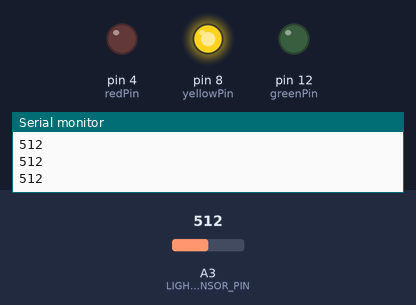
A sketch run on a simulated Arduino Uno, built with avr-gcc and run on an emulated ATmega328P. Parts: output pins drawn as LEDs (lit = HIGH), the last lines printed to the serial monitor. The inputs (shaded band) are chosen by the test bench; at power-on: A3 (LIGHT_SENSOR_PIN) = 512.

Above: at 1.3 s.
1.4 s: A3 (LIGHT_SENSOR_PIN) set to 674
2.9 s: A3 (LIGHT_SENSOR_PIN) set to 694
At 4.2 s:
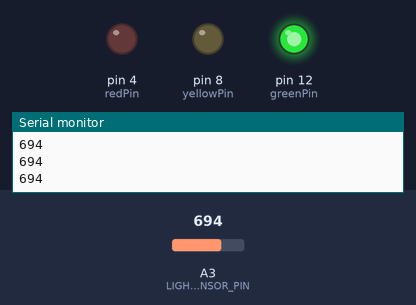
4.5 s: A3 (LIGHT_SENSOR_PIN) set to 306
At 5.5 s:
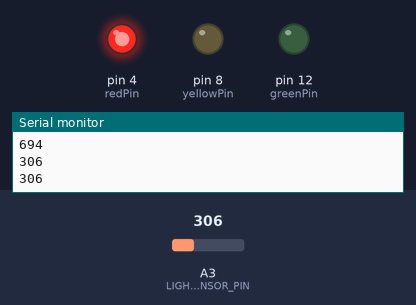
6.0 s: A3 (LIGHT_SENSOR_PIN) set to 328
7.5 s: A3 (LIGHT_SENSOR_PIN) set to 358
At 7.9 s:
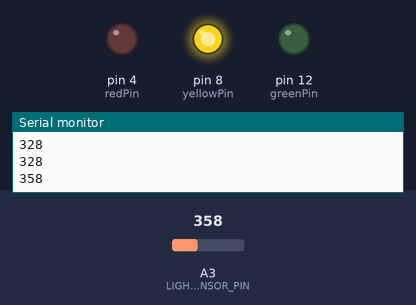
9.0 s: A3 (LIGHT_SENSOR_PIN) set to 122
At 10.2 s:
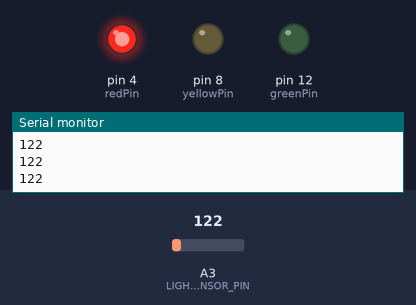
Timing chart, 0 to 11.5 s (numbered marks = the images above; inputs shaded):
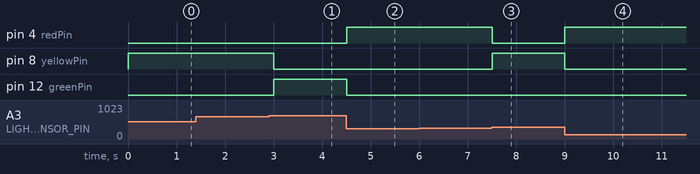

Measured:
- the behaviour switches between 681 and 682 on A3 (LIGHT_SENSOR_PIN) (found by bisection; images 0 and 1)
- the behaviour switches between 340 and 341 on A3 (LIGHT_SENSOR_PIN) (found by bisection; images 2 and 3)
- after the input at 2.9 s, pin 8 (yellowPin): HIGH → LOW after 0.10 s; pin 12 (greenPin): LOW → HIGH after 0.10 s
- after the input at 4.5 s, pin 4 (redPin): LOW → HIGH at once; pin 12 (greenPin): HIGH → LOW at once
- after the input at 7.5 s, pin 4 (redPin): HIGH → LOW at once; pin 8 (yellowPin): LOW → HIGH at once
- after the input at 9.0 s, pin 4 (redPin): LOW → HIGH at once; pin 8 (yellowPin): HIGH → LOW at once

The sketch:

light_sensor.ino
```cpp
int LIGHT_SENSOR_PIN=A3;
int redPin=4;
int yellowPin=8;
int greenPin=12;

void setup()
{
  pinMode(redPin, OUTPUT);
  pinMode(yellowPin, OUTPUT);
  pinMode(greenPin, OUTPUT);
  pinMode(LIGHT_SENSOR_PIN, INPUT);
	Serial.begin(9600);
}

void loop() {
  program();
  // senseLight();
  // off();
}

void printLightSensor() {
	int luminosity = analogRead(LIGHT_SENSOR_PIN); // 0 .. 1023
  Serial.println(luminosity);
  delay(500);
}

void program() {
	int luminosity = analogRead(LIGHT_SENSOR_PIN); // 0 .. 1023
  Serial.println(luminosity);

  if (luminosity < 1023/3) {
    digitalWrite(redPin, HIGH);
    digitalWrite(yellowPin, LOW);
    digitalWrite(greenPin, LOW);
  } else if (luminosity < 1023 * 2 / 3) {
    digitalWrite(redPin, LOW);
    digitalWrite(yellowPin, HIGH);
    digitalWrite(greenPin, LOW);
  } else {
    digitalWrite(redPin, LOW);
    digitalWrite(yellowPin, LOW);
    digitalWrite(greenPin, HIGH);
  }

  delay(500);
}

void off() {
  digitalWrite(yellowPin, LOW);
  digitalWrite(redPin, LOW);
  digitalWrite(greenPin, LOW);
}
```
